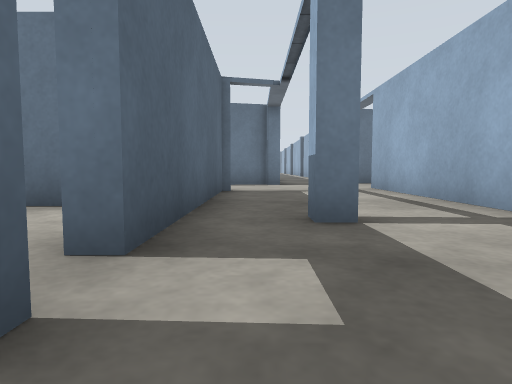
[1] (above)

17 first-person views from a walk through a world built for the Gazebo simulator. The camera is 0.5 m above the floor, tilts 4° down and sees 75° across. The floor is counted in squares, 1 m on a side. Each view is taken from the middle of a square. On the plan, view 1 faces up. The plan holds only what a view shows up to about 9 squares ahead; the rest is blank. The place goes on beyond the plan.

[2]
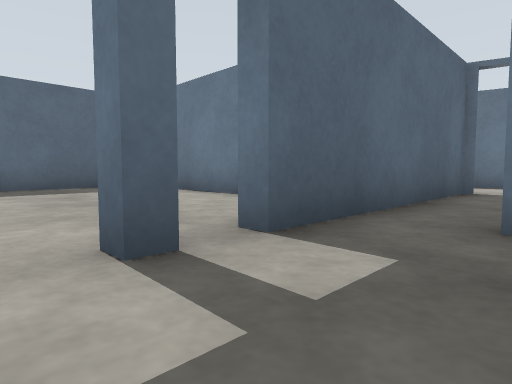

[3]
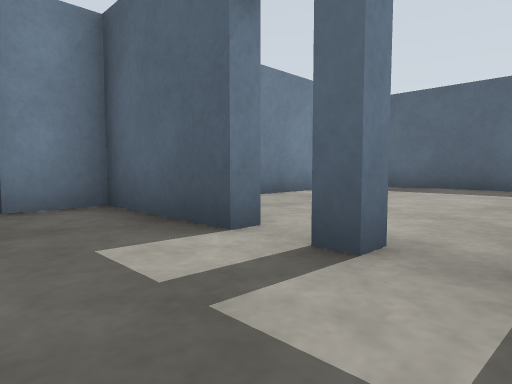

[4]
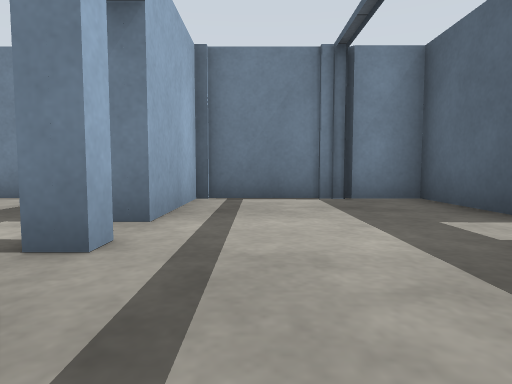

[5]
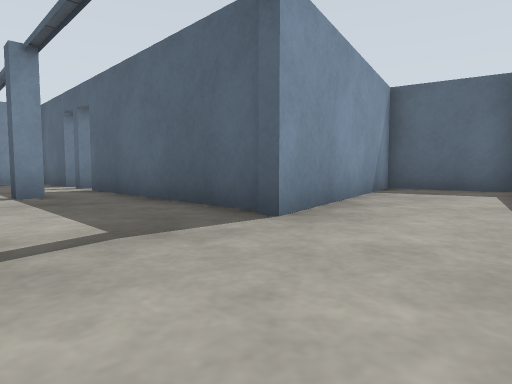

[6]
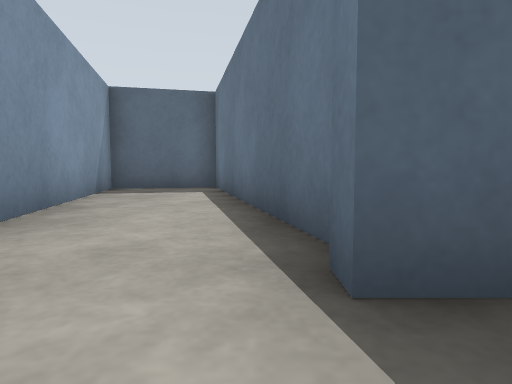

[7]
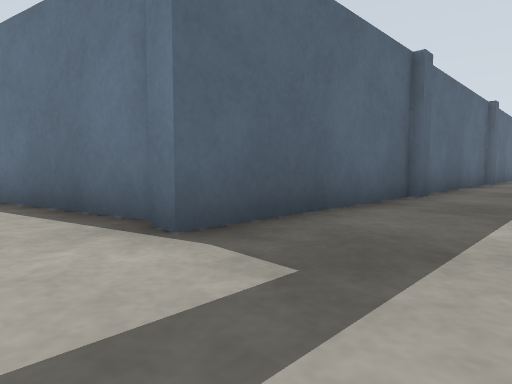

[8]
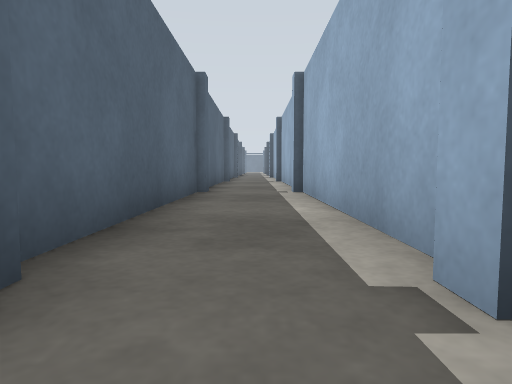

[9]
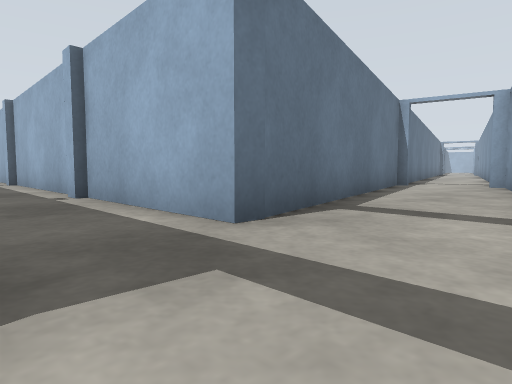

[10]
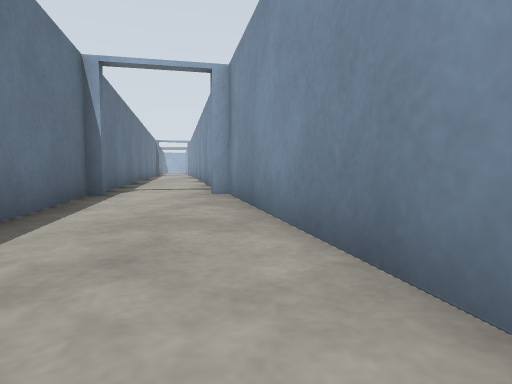

[11]
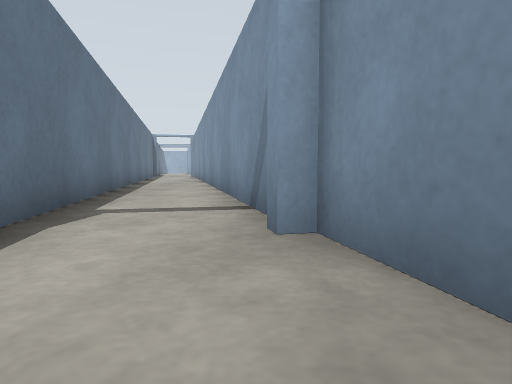

[12]
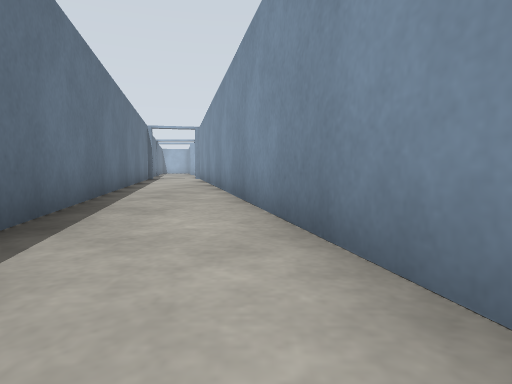

[13]
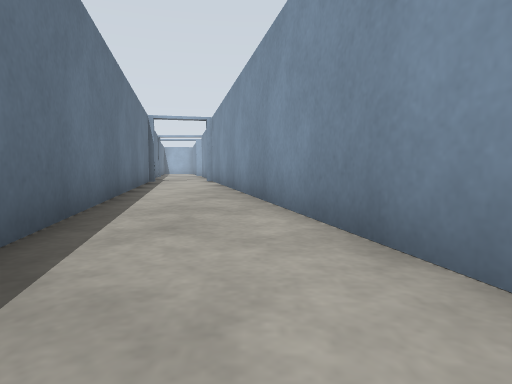

[14]
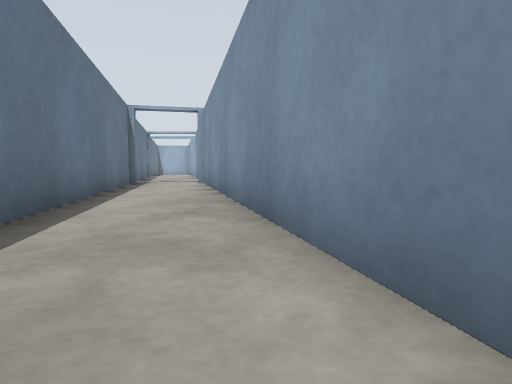

[15]
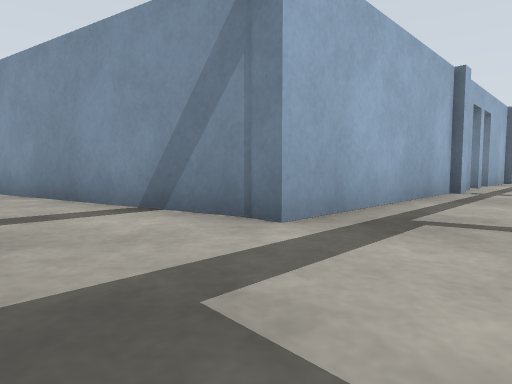

[16]
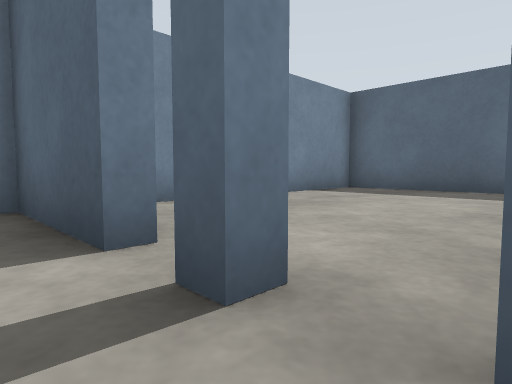

[17]
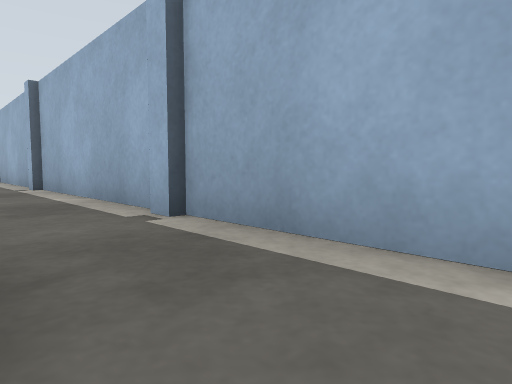

### Floor plan
Ten units are one square. View 1 is at (0, 0); x grows to the right and y downward. Boxes are objects, and circles mark ways between rooms. Rooms are numbered by the first view taken in them; rooms with no view inside come last. Other rooms are left out.
<svg viewBox="-86 -250 337 281">
<path fill="none" stroke="#000" d="M34 -88 116 -106 115 -109M2 -105 -68 -89 -63 -65 -6 -78M35 -113 30 -113 30 -151M-8 -75 -8 -19M28 -150 28 -155M7 -151 7 -104 2 -104M9 -155 9 -150M30 -158 30 -211M9 -35 9 -31 5 -31 5 -35 9 -35M30 -34 30 -87 35 -87M28 -30 28 -35M30 -18 30 -23M30 -6 30 -11M111 -130 34 -112M-8 0 -8 26 30 26 30 1M28 -210 28 -215M7 -211 7 -156M9 -215 9 -210M30 -218 30 -245M125 -109 166 -118M163 -142 117 -131M166 -118 207 -128M204 -151 163 -142M-81 -33 -81 26 -24 26M-25 -44 -61 -44M242 -160 204 -151M207 -128 246 -136"/>
<circle cx="110" cy="-120" r="3" fill="#2a7"/>
<circle cx="-10" cy="-10" r="3" fill="#2a7"/>
<circle cx="160" cy="-130" r="3" fill="#2a7"/>
<circle cx="200" cy="-140" r="3" fill="#2a7"/>
<text x="20" y="-100">1</text>
<text x="140" y="-120">2</text>
<text x="180" y="-140">3</text>
<text x="-50" y="-10">4</text>
<text x="220" y="-150">5</text>
</svg>
Room 1 opens to room 2. Room 1 opens to room 4. Room 2 opens to room 3. Room 3 opens to room 5.

Where each view was taken, in squares from view 1:
view 1: 0 up, 0 right, facing up
view 2: 0 up, 1 right, facing up-left
view 3: 2 up, 1 right, facing down-left
view 4: 3 up, 2 right, facing down
view 5: 10 up, 2 right, facing down-left
view 6: 10 up, 2 right, facing left
view 7: 9 up, 3 right, facing up-left
view 8: 14 up, 2 right, facing up
view 9: 9 up, 1 right, facing up-right
view 10: 10 up, 5 right, facing right
view 11: 11 up, 9 right, facing right
view 12: 12 up, 13 right, facing right
view 13: 13 up, 16 right, facing right
view 14: 13 up, 18 right, facing right
view 15: 11 up, 1 right, facing down-right
view 16: 2 up, 0 right, facing down-left
view 17: 18 up, 1 right, facing up-right
